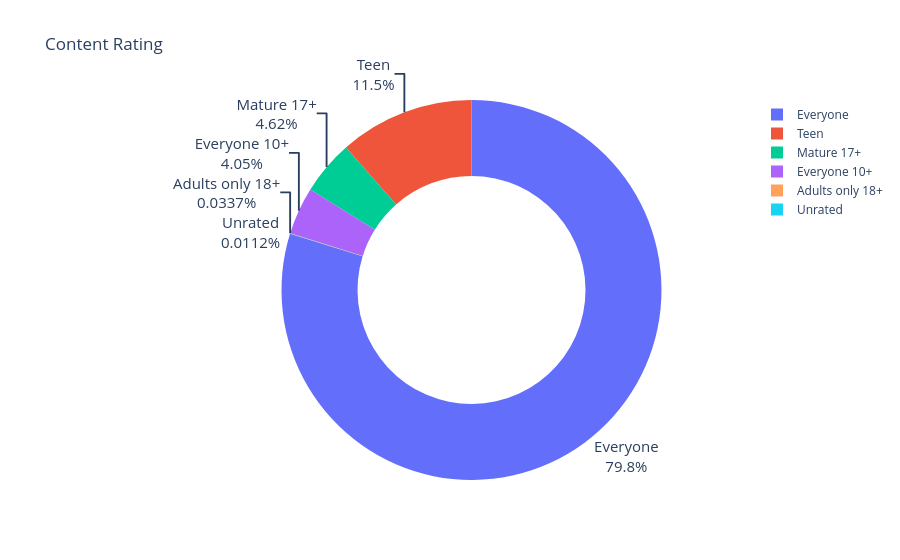

This figure's notebook cell:
### Code cell
fig = px.pie(labels=ratings.index, values=ratings.values, title="Content Rating", names=ratings.index, hole=0.6)
fig.update_traces(textposition='outside', textfont_size=15, textinfo='percent+label')
fig.show()

### Figure 1 — Plotly figure (JSON) as saved in the notebook; plotly's stock layout.template omitted (floating-point values rounded to 4 significant figures)
{"data": [{"domain": {"x": [0, 1], "y": [0, 1]}, "hole": 0.6, "hovertemplate": "label=%{label}<br>value=%{value}<extra></extra>", "labels": ["Everyone", "Teen", "Mature 17+", "Everyone 10+", "Adults only 18+", "Unrated"], "legendgroup": "", "name": "", "showlegend": true, "textfont": {"size": 15}, "textinfo": "percent+label", "textposition": "outside", "type": "pie", "values": [7094, 1022, 411, 360, 3, 1]}], "layout": {"autosize": true, "legend": {"tracegroupgap": 0}, "title": {"text": "Content Rating"}}}
